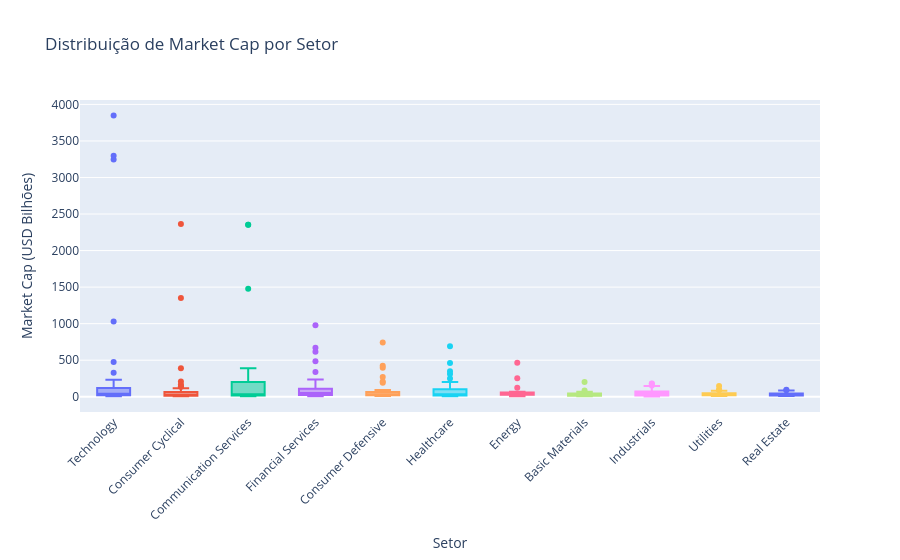

Here is the notebook cell this chart was saved with:
### Markdown cell above
## Desigualdade por Setor

O S&P 500 não é homogêneo dentro de cada setor. 
Usamos um box plot para revelar a dispersão de market cap dentro de cada setor.
Quanto maior a caixa, mais desigual o setor internamente.

### Code cell
df_box = df.dropna(subset=['Marketcap_B', 'Sector'])

fig = px.box(df_box,
             x='Sector',
             y='Marketcap_B',
             title='Distribuição de Market Cap por Setor',
             labels={'Marketcap_B': 'Market Cap (USD Bilhões)', 'Sector': 'Setor'},
             color='Sector')
fig.update_layout(xaxis_tickangle=-45, showlegend=False)
fig.show()

### Figure 1 — Plotly figure (JSON) as saved in the notebook; plotly's stock layout.template omitted (floating-point values rounded to 4 significant figures)
{"data": [{"alignmentgroup": "True", "hovertemplate": "Setor=%{x}<br>Market Cap (USD Bilhões)=%{y}<extra></extra>", "legendgroup": "Technology", "marker": {"color": "#636efa"}, "name": "Technology", "notched": false, "offsetgroup": "Technology", "orientation": "v", "showlegend": true, "type": "box", "x": ["Technology", "Technology", "Technology", "Technology", "Technology", "Technology", "Technology", "Technology", "Technology", "Technology", "Technology", "Technology", "Technology", "Technology", "Technology", "Technology", "Technology", "Technology", "Technology", "Technology", "Technology", "Technology", "Technology", "Technology", "Technology", "Technology", "Technology", "Technology", "Technology", "Technology", "Technology", "Technology", "Technology", "Technology", "Technology", "Technology", "Technology", "Technology", "Technology", "Technology", "Technology", "Technology", "Technology", "Technology", "Technology", "Technology", "Technology", "Technology", "Technology", "Technology", "Technology", "Technology", "Technology", "Technology", "Technology", "Technology", "Technology", "Technology", "Technology", "Technology", "Technology", "Technology", "Technology", "Technology", "Technology", "Technology", "Technology", "Technology", "Technology", "Technology", "Technology", "Technology", "Technology", "Technology", "Technology", "Technology", "Technology", "Technology", "Technology", "Technology", "Technology", "Technology"], "x0": " ", "xaxis": "x", "y": [3847.0, 3299.0, 3246.0, 1031.0, 474.5, 328.9, 233.1, 229.2, 225.1, 206.5, 196.8, 193.5, 183.5, 180.1, 170.5, 169.9, 142.1, 133.1, 127.9, 122.6, 119.8, 117.2, 105.1, 100.4, 92.37, 89.24, 85.09, 84.19, 84.18, 82.68, 81.09, 78.54, 76.08, 74.49, 64.25, 56.34, 53.43, 50.91, 50.24, 43.85, 42.98, 40.51, 40.13, 39.28, 37.89, 30.89, 29.81, 29.59, 28.94, 28.84, 28.42, 28.27, 27.89, 26.42, 25.91, 25.83, 24.08, 23.97, 23.26, 22.53, 21.77, 20.83, 20.51, 20.27, 19.53, 19.32, 19.11, 18.5, 18.47, 17.5, 17.15, 16.2, 14.79, 14.41, 14.19, 14.08, 12.89, 12.33, 11.95, 11.8, 9.653, 6.697], "y0": " ", "yaxis": "y"}, {"alignmentgroup": "True", "hovertemplate": "Setor=%{x}<br>Market Cap (USD Bilhões)=%{y}<extra></extra>", "legendgroup": "Consumer Cyclical", "marker": {"color": "#EF553B"}, "name": "Consumer Cyclical", "notched": false, "offsetgroup": "Consumer Cyclical", "orientation": "v", "showlegend": true, "type": "box", "x": ["Consumer Cyclical", "Consumer Cyclical", "Consumer Cyclical", "Consumer Cyclical", "Consumer Cyclical", "Consumer Cyclical", "Consumer Cyclical", "Consumer Cyclical", "Consumer Cyclical", "Consumer Cyclical", "Consumer Cyclical", "Consumer Cyclical", "Consumer Cyclical", "Consumer Cyclical", "Consumer Cyclical", "Consumer Cyclical", "Consumer Cyclical", "Consumer Cyclical", "Consumer Cyclical", "Consumer Cyclical", "Consumer Cyclical", "Consumer Cyclical", "Consumer Cyclical", "Consumer Cyclical", "Consumer Cyclical", "Consumer Cyclical", "Consumer Cyclical", "Consumer Cyclical", "Consumer Cyclical", "Consumer Cyclical", "Consumer Cyclical", "Consumer Cyclical", "Consumer Cyclical", "Consumer Cyclical", "Consumer Cyclical", "Consumer Cyclical", "Consumer Cyclical", "Consumer Cyclical", "Consumer Cyclical", "Consumer Cyclical", "Consumer Cyclical", "Consumer Cyclical", "Consumer Cyclical", "Consumer Cyclical", "Consumer Cyclical", "Consumer Cyclical", "Consumer Cyclical", "Consumer Cyclical", "Consumer Cyclical", "Consumer Cyclical", "Consumer Cyclical", "Consumer Cyclical", "Consumer Cyclical", "Consumer Cyclical", "Consumer Cyclical"], "x0": " ", "xaxis": "x", "y": [2365.0, 1352.0, 390.0, 209.7, 167.1, 139.9, 137.1, 114.5, 99.74, 84.3, 83.85, 78.91, 70.38, 64.11, 60.8, 56.97, 54.69, 49.21, 46.21, 44.79, 39.27, 37.88, 37.31, 36.94, 35.05, 32.05, 31.14, 28.8, 27.71, 25.36, 23.71, 22.72, 22.67, 22.04, 20.47, 19.94, 18.92, 18.29, 16.65, 16.09, 15.12, 14.95, 14.72, 14.3, 13.83, 13.59, 12.97, 11.83, 10.17, 9.768, 9.587, 8.032, 7.522, 6.974, 6.972], "y0": " ", "yaxis": "y"}, {"alignmentgroup": "True", "hovertemplate": "Setor=%{x}<br>Market Cap (USD Bilhões)=%{y}<extra></extra>", "legendgroup": "Communication Services", "marker": {"color": "#00cc96"}, "name": "Communication Services", "notched": false, "offsetgroup": "Communication Services", "orientation": "v", "showlegend": true, "type": "box", "x": ["Communication Services", "Communication Services", "Communication Services", "Communication Services", "Communication Services", "Communication Services", "Communication Services", "Communication Services", "Communication Services", "Communication Services", "Communication Services", "Communication Services", "Communication Services", "Communication Services", "Communication Services", "Communication Services", "Communication Services", "Communication Services", "Communication Services", "Communication Services", "Communication Services", "Communication Services"], "x0": " ", "xaxis": "x", "y": [2352.0, 2352.0, 1477.0, 388.6, 255.7, 202.9, 168.1, 163.2, 146.3, 49.98, 38.76, 31.96, 30.73, 26.22, 21.95, 21.94, 17.45, 16.37, 16.36, 10.83, 8.477, 7.596], "y0": " ", "yaxis": "y"}, {"alignmentgroup": "True", "hovertemplate": "Setor=%{x}<br>Market Cap (USD Bilhões)=%{y}<extra></extra>", "legendgroup": "Financial Services", "marker": {"color": "#ab63fa"}, "name": "Financial Services", "notched": false, "offsetgroup": "Financial Services", "orientation": "v", "showlegend": true, "type": "box", "x": ["Financial Services", "Financial Services", "Financial Services", "Financial Services", "Financial Services", "Financial Services", "Financial Services", "Financial Services", "Financial Services", "Financial Services", "Financial Services", "Financial Services", "Financial Services", "Financial Services", "Financial Services", "Financial Services", "Financial Services", "Financial Services", "Financial Services", "Financial Services", "Financial Services", "Financial Services", "Financial Services", "Financial Services", "Financial Services", "Financial Services", "Financial Services", "Financial Services", "Financial Services", "Financial Services", "Financial Services", "Financial Services", "Financial Services", "Financial Services", "Financial Services", "Financial Services", "Financial Services", "Financial Services", "Financial Services", "Financial Services", "Financial Services", "Financial Services", "Financial Services", "Financial Services", "Financial Services", "Financial Services", "Financial Services", "Financial Services", "Financial Services", "Financial Services", "Financial Services", "Financial Services", "Financial Services", "Financial Services", "Financial Services", "Financial Services", "Financial Services", "Financial Services", "Financial Services", "Financial Services", "Financial Services", "Financial Services", "Financial Services", "Financial Services", "Financial Services", "Financial Services", "Financial Services"], "x0": " ", "xaxis": "x", "y": [978.8, 668.9, 615.2, 484.6, 338.9, 234.2, 210.4, 207.2, 198.9, 177.7, 159.3, 152.6, 140.6, 136.2, 136.0, 130.9, 110.1, 104.0, 87.35, 86.3, 85.96, 84.52, 77.52, 76.48, 74.76, 70.72, 68.16, 57.51, 57.05, 56.44, 56.34, 54.66, 51.62, 51.26, 47.4, 45.34, 44.66, 43.48, 41.94, 34.23, 31.99, 31.73, 31.64, 31.44, 29.43, 28.79, 28.5, 25.8, 25.48, 23.71, 22.6, 22.32, 21.78, 21.6, 20.31, 20.06, 19.15, 18.37, 18.02, 17.68, 16.94, 15.33, 10.89, 10.74, 9.183, 8.678, 7.789], "y0": " ", "yaxis": "y"}, {"alignmentgroup": "True", "hovertemplate": "Setor=%{x}<br>Market Cap (USD Bilhões)=%{y}<extra></extra>", "legendgroup": "Consumer Defensive", "marker": {"color": "#FFA15A"}, "name": "Consumer Defensive", "notched": false, "offsetgroup": "Consumer Defensive", "orientation": "v", "showlegend": true, "type": "box", "x": ["Consumer Defensive", "Consumer Defensive", "Consumer Defensive", "Consumer Defensive", "Consumer Defensive", "Consumer Defensive", "Consumer Defensive", "Consumer Defensive", "Consumer Defensive", "Consumer Defensive", "Consumer Defensive", "Consumer Defensive", "Consumer Defensive", "Consumer Defensive", "Consumer Defensive", "Consumer Defensive", "Consumer Defensive", "Consumer Defensive", "Consumer Defensive", "Consumer Defensive", "Consumer Defensive", "Consumer Defensive", "Consumer Defensive", "Consumer Defensive", "Consumer Defensive", "Consumer Defensive", "Consumer Defensive", "Consumer Defensive", "Consumer Defensive", "Consumer Defensive", "Consumer Defensive", "Consumer Defensive", "Consumer Defensive", "Consumer Defensive", "Consumer Defensive", "Consumer Defensive", "Consumer Defensive"], "x0": " ", "xaxis": "x", "y": [741.0, 423.5, 395.8, 269.5, 209.6, 193.1, 91.25, 79.42, 75.19, 60.25, 50.3, 44.76, 43.91, 43.79, 41.74, 41.33, 37.81, 36.9, 35.06, 34.45, 27.75, 26.69, 25.99, 24.16, 21.16, 20.67, 20.35, 19.37, 17.39, 16.8, 15.68, 12.94, 12.37, 12.23, 11.69, 11.04, 8.857], "y0": " ", "yaxis": "y"}, {"alignmentgroup": "True", "hovertemplate": "Setor=%{x}<br>Market Cap (USD Bilhões)=%{y}<extra></extra>", "legendgroup": "Healthcare", "marker": {"color": "#19d3f3"}, "name": "Healthcare", "notched": false, "offsetgroup": "Healthcare", "orientation": "v", "showlegend": true, "type": "box", "x": ["Healthcare", "Healthcare", "Healthcare", "Healthcare", "Healthcare", "Healthcare", "Healthcare", "Healthcare", "Healthcare", "Healthcare", "Healthcare", "Healthcare", "Healthcare", "Healthcare", "Healthcare", "Healthcare", "Healthcare", "Healthcare", "Healthcare", "Healthcare", "Healthcare", "Healthcare", "Healthcare", "Healthcare", "Healthcare", "Healthcare", "Healthcare", "Healthcare", "Healthcare", "Healthcare", "Healthcare", "Healthcare", "Healthcare", "Healthcare", "Healthcare", "Healthcare", "Healthcare", "Healthcare", "Healthcare", "Healthcare", "Healthcare", "Healthcare", "Healthcare", "Healthcare", "Healthcare", "Healthcare", "Healthcare", "Healthcare", "Healthcare", "Healthcare", "Healthcare", "Healthcare", "Healthcare", "Healthcare", "Healthcare", "Healthcare", "Healthcare", "Healthcare", "Healthcare", "Healthcare", "Healthcare", "Healthcare"], "x0": " ", "xaxis": "x", "y": [690.5, 460.3, 347.8, 310.3, 248.0, 200.4, 198.1, 186.8, 165.1, 149.4, 141.6, 139.0, 131.1, 116.3, 115.4, 103.9, 102.3, 84.87, 77.13, 77.03, 76.91, 74.37, 73.59, 66.03, 55.82, 44.12, 44.01, 38.42, 36.05, 35.8, 34.83, 33.76, 31.26, 30.08, 29.75, 28.62, 25.97, 24.0, 21.86, 21.34, 21.32, 20.48, 19.12, 18.7, 18.65, 17.09, 16.86, 16.26, 15.76, 15.16, 15.06, 14.94, 13.7, 13.26, 12.46, 11.88, 11.63, 11.55, 9.5, 8.705, 8.274, 8.246], "y0": " ", "yaxis": "y"}, {"alignmentgroup": "True", "hovertemplate": "Setor=%{x}<br>Market Cap (USD Bilhões)=%{y}<extra></extra>", "legendgroup": "Energy", "marker": {"color": "#FF6692"}, "name": "Energy", "notched": false, "offsetgroup": "Energy", "orientation": "v", "showlegend": true, "type": "box", "x": ["Energy", "Energy", "Energy", "Energy", "Energy", "Energy", "Energy", "Energy", "Energy", "Energy", "Energy", "Energy", "Energy", "Energy", "Energy", "Energy", "Energy", "Energy", "Energy", "Energy", "Energy", "Energy"], "x0": " ", "xaxis": "x", "y": [465.3, 254.7, 123.0, 66.95, 65.2, 59.65, 58.47, 52.01, 45.58, 45.24, 44.22, 42.87, 39.9, 39.5, 38.55, 37.54, 26.03, 25.65, 22.81, 20.21, 17.44, 7.784], "y0": " ", "yaxis": "y"}, {"alignmentgroup": "True", "hovertemplate": "Setor=%{x}<br>Market Cap (USD Bilhões)=%{y}<extra></extra>", "legendgroup": "Basic Materials", "marker": {"color": "#B6E880"}, "name": "Basic Materials", "notched": false, "offsetgroup": "Basic Materials", "orientation": "v", "showlegend": true, "type": "box", "x": ["Basic Materials", "Basic Materials", "Basic Materials", "Basic Materials", "Basic Materials", "Basic Materials", "Basic Materials", "Basic Materials", "Basic Materials", "Basic Materials", "Basic Materials", "Basic Materials", "Basic Materials", "Basic Materials", "Basic Materials", "Basic Materials", "Basic Materials", "Basic Materials", "Basic Materials", "Basic Materials", "Basic Materials", "Basic Materials"], "x0": " ", "xaxis": "x", "y": [202.0, 87.01, 67.47, 65.6, 55.84, 43.58, 39.51, 34.75, 32.62, 32.3, 27.96, 27.89, 27.37, 23.87, 21.92, 17.61, 14.79, 10.64, 10.42, 7.646, 7.461, 6.261], "y0": " ", "yaxis": "y"}, {"alignmentgroup": "True", "hovertemplate": "Setor=%{x}<br>Market Cap (USD Bilhões)=%{y}<extra></extra>", "legendgroup": "Industrials", "marker": {"color": "#FF97FF"}, "name": "Industrials", "notched": false, "offsetgroup": "Industrials", "orientation": "v", "showlegend": true, "type": "box", "x": ["Industrials", "Industrials", "Industrials", "Industrials", "Industrials", "Industrials", "Industrials", "Industrials", "Industrials", "Industrials", "Industrials", "Industrials", "Industrials", "Industrials", "Industrials", "Industrials", "Industrials", "Industrials", "Industrials", "Industrials", "Industrials", "Industrials", "Industrials", "Industrials", "Industrials", "Industrials", "Industrials", "Industrials", "Industrials", "Industrials", "Industrials", "Industrials", "Industrials", "Industrials", "Industrials", "Industrials", "Industrials", "Industrials", "Industrials", "Industrials", "Industrials", "Industrials", "Industrials", "Industrials", "Industrials", "Industrials", "Industrials", "Industrials", "Industrials", "Industrials", "Industrials", "Industrials", "Industrials", "Industrials", "Industrials", "Industrials", "Industrials", "Industrials", "Industrials", "Industrials", "Industrials", "Industrials", "Industrials", "Industrials", "Industrials", "Industrials", "Industrials", "Industrials", "Industrials", "Industrials"], "x0": " ", "xaxis": "x", "y": [182.2, 176.7, 155.0, 148.5, 137.2, 133.6, 132.7, 117.5, 115.9, 107.3, 84.86, 83.31, 82.61, 76.43, 75.43, 72.49, 71.76, 70.67, 70.4, 68.41, 66.41, 63.8, 61.45, 61.42, 56.1, 55.22, 53.4, 53.23, 52.97, 48.48, 48.2, 48.17, 47.42, 45.03, 42.86, 42.41, 40.5, 39.32, 39.1, 38.72, 37.37, 37.19, 33.18, 32.76, 32.03, 32.03, 28.51, 28.46, 25.97, 25.78, 22.91, 19.96, 18.04, 17.32, 17.16, 16.85, 16.84, 16.08, 16.05, 15.6, 14.26, 13.28, 12.64, 12.33, 11.96, 11.49, 9.964, 9.297, 7.452, 4.664], "y0": " ", "yaxis": "y"}, {"alignmentgroup": "True", "hovertemplate": "Setor=%{x}<br>Market Cap (USD Bilhões)=%{y}<extra></extra>", "legendgroup": "Utilities", "marker": {"color": "#FECB52"}, "name": "Utilities", "notched": false, "offsetgroup": "Utilities", "orientation": "v", "showlegend": true, "type": "box", "x": ["Utilities", "Utilities", "Utilities", "Utilities", "Utilities", "Utilities", "Utilities", "Utilities", "Utilities", "Utilities", "Utilities", "Utilities", "Utilities", "Utilities", "Utilities", "Utilities", "Utilities", "Utilities", "Utilities", "Utilities", "Utilities", "Utilities", "Utilities", "Utilities", "Utilities", "Utilities", "Utilities", "Utilities", "Utilities", "Utilities", "Utilities", "Utilities"], "x0": " ", "xaxis": "x", "y": [147.4, 94.46, 90.79, 83.64, 71.0, 54.99, 49.4, 47.61, 45.07, 43.48, 42.38, 38.7, 37.2, 32.22, 31.19, 30.79, 29.9, 24.89, 24.54, 23.93, 23.83, 22.93, 21.71, 21.21, 20.87, 19.9, 18.32, 16.88, 15.13, 14.13, 9.66, 9.243], "y0": " ", "yaxis": "y"}, {"alignmentgroup": "True", "hovertemplate": "Setor=%{x}<br>Market Cap (USD Bilhões)=%{y}<extra></extra>", "legendgroup": "Real Estate", "marker": {"color": "#636efa"}, "name": "Real Estate", "notched": false, "offsetgroup": "Real Estate", "orientation": "v", "showlegend": true, "type": "box", "x": ["Real Estate", "Real Estate", "Real Estate", "Real Estate", "Real Estate", "Real Estate", "Real Estate", "Real Estate", "Real Estate", "Real Estate", "Real Estate", "Real Estate", "Real Estate", "Real Estate", "Real Estate", "Real Estate", "Real Estate", "Real Estate", "Real Estate", "Real Estate", "Real Estate", "Real Estate", "Real Estate", "Real Estate", "Real Estate", "Real Estate", "Real Estate", "Real Estate", "Real Estate", "Real Estate", "Real Estate"], "x0": " ", "xaxis": "x", "y": [95.69, 89.47, 85.86, 77.61, 64.43, 60.38, 52.12, 46.2, 39.53, 39.4, 32.42, 31.6, 30.84, 30.35, 29.29, 27.9, 24.65, 21.89, 19.98, 19.69, 18.9, 18.4, 17.33, 16.33, 15.79, 14.07, 13.48, 13.16, 12.9, 12.26, 9.58], "y0": " ", "yaxis": "y"}], "layout": {"boxmode": "overlay", "legend": {"title": {"text": "Setor"}, "tracegroupgap": 0}, "showlegend": false, "title": {"text": "Distribuição de Market Cap por Setor"}, "xaxis": {"anchor": "y", "categoryarray": ["Technology", "Consumer Cyclical", "Communication Services", "Financial Services", "Consumer Defensive", "Healthcare", "Energy", "Basic Materials", "Industrials", "Utilities", "Real Estate"], "categoryorder": "array", "domain": [0, 1], "tickangle": -45, "title": {"text": "Setor"}}, "yaxis": {"anchor": "x", "domain": [0, 1], "title": {"text": "Market Cap (USD Bilhões)"}}}}
